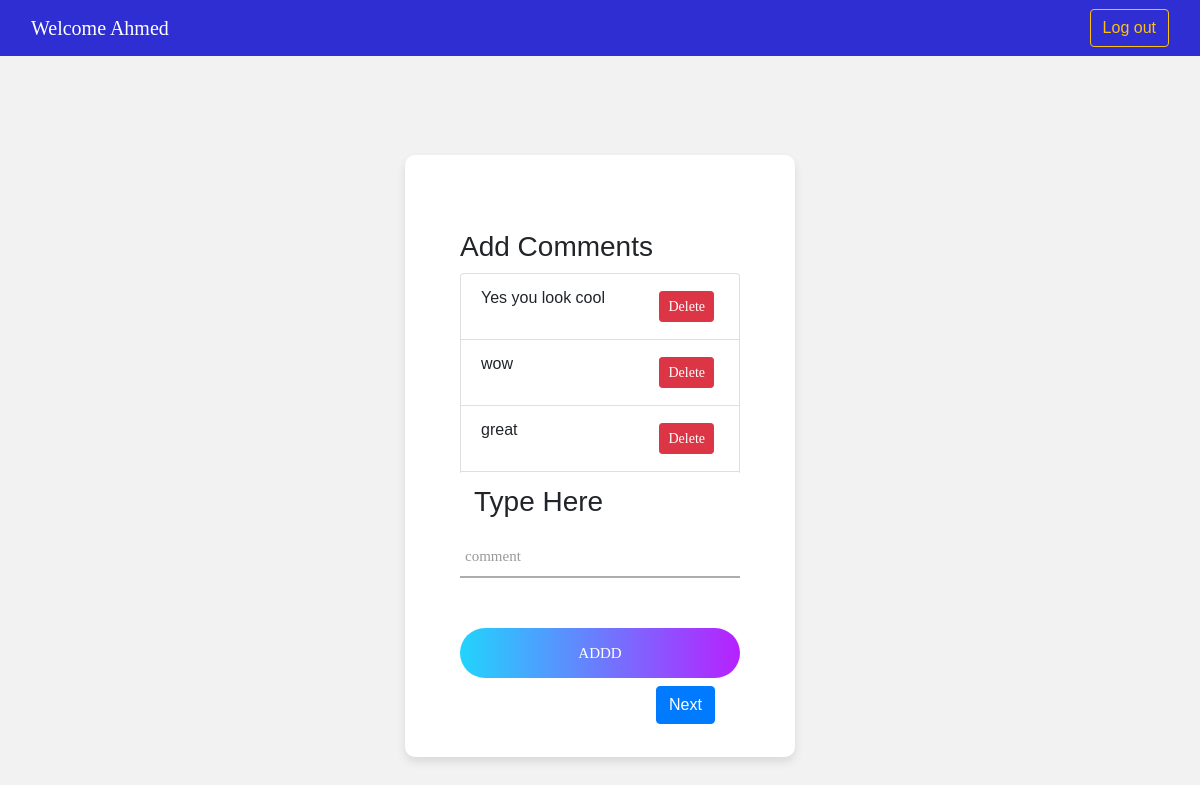
The app's page /comment.html/ (signed in) with its own data.
### insta/models.py (models this page shows)
class Comments(models.Model):
    user_email = models.CharField(max_length=100,default="None" )
    comment = models.CharField(max_length=200,default=None )

### insta/views.py (the view, shortened to what this page needs)
# urls.py: path('comment.html/',views.save_commentt,name="save_commentt"),
def save_commentt(request):
   return comment_view(request)

### insta/views.py (called while the page is built)
@login_required(login_url='/')
def comment_view(request):
   obj=Comments.objects.filter(user_email=request.user).all().values()
   return render(request,'comment.html',{'comments':list(obj)})

### insta/templates/comment.html (shortened to what this page needs)
<!DOCTYPE html>
<html lang="en">
<head>
	<link rel="stylesheet" type="text/css" href="../static/vendor/bootstrap/css/bootstrap.min.css">
	<link rel="stylesheet" type="text/css" href="../static/fonts/font-awesome-4.7.0/css/font-awesome.min.css">
	<link rel="stylesheet" type="text/css" href="../static/fonts/iconic/css/material-design-iconic-font.min.css">
	<link rel="stylesheet" type="text/css" href="../static/vendor/animate/animate.css">
	<link rel="stylesheet" type="text/css" href="../static/vendor/css-hamburgers/hamburgers.min.css">
	<link rel="stylesheet" type="text/css" href="../static/vendor/animsition/css/animsition.min.css">
	<link rel="stylesheet" type="text/css" href="../static/vendor/select2/select2.min.css">
	<link rel="stylesheet" type="text/css" href="../static/vendor/daterangepicker/daterangepicker.css">
	<link rel="stylesheet" type="text/css" href="../static/css/util.css">
	<link rel="stylesheet" type="text/css" href="../static/css/main.css">
</head>
<body>
	<nav class="navbar">
		<div class="container-fluid">
			<p class="navbar-brand">
				Welcome Ahmed
			</p>
			<li>
				<form action=" {%url 'logout_user'%} " method="post">
						<button  class="btn btn-outline-warning" type="Submit">Log out</button>
					</form>
			</li>
		</div>
	</nav>
	<div class="limiter">
		<div class="container-login100">
			<div class="wrap-login100">
				<form class="login100-form validate-form" action=" {%url 'save_commentt'%} " method="post">
                    <h3>Add Comments</h3>
                    <div>
                        <ul style="margin-top: 10px;margin-bottom:10px;height: 200px; overflow: auto" class="list-group">
							{% for comment in comments %}
                            	<li class="list-group-item">{{ comment.comment }}
									<a style="float:right; margin:5px; color: white;" href="/comment.html/{{comment.comment}}/" class="btn btn-danger btn-sm" >Delete</a>
								</li>
							{% endfor %}
						</ul>
					</div>
                        <h3 style="margin: 14px;">Type Here</h3>
                    <div class="wrap-input100 " >
						<input class="input100" type="text" name="comment">
						<span class="focus-input100" data-placeholder="comment"></span>
					</div>
					<div class="container-login100-form-btn">
						<div class="wrap-login100-form-btn">
							<div class="login100-form-bgbtn"></div>
							<button class="login100-form-btn" type="submit">Addd</button>
						</div>
					</div>
                    <button style="margin-left:70%; margin-top: 8px;" type="button" class="btn btn-primary" onclick="location.href='{% url 'status' %}'">Next</button>
				</form>
			</div>
		</div>
	</div>
</body>
</html>

### insta/static/css/main.css (style rules this page uses)
* { margin: 0px; padding: 0px; box-sizing: border-box; }
body, html { height: 100%; font-family: Poppins-Regular, sans-serif; }
a { font-family: Poppins-Regular; font-size: 14px; line-height: 1.7; color: #666666; margin: 0px; transition: all 0.4s; -webkit-transition: all 0.4s; -o-transition: all 0.4s; -moz-transition: all 0.4s; }
h1,h2,h3,h4,h5,h6 { margin: 0px; }
p { font-family: Poppins-Regular; font-size: 14px; line-height: 1.7; color: #666666; margin: 0px; }
ul, li { margin: 0px; list-style-type: none; }
input { outline: none; border: none; }
button { outline: none !important; border: none; background: transparent; }
.limiter { width: 100%; margin: 0 auto; }
.navbar-brand { color:#fff; }
.navbar { font-family: sans-serif; background:rgb(46, 46, 210); }
.container-login100 { width: 100%; min-height: 100vh; display: -webkit-box; display: -webkit-flex; display: -moz-box; display: -ms-flexbox; display: flex; flex-wrap: wrap; justify-content: center; align-items: center; padding: 15px; background: #f2f2f2; }
.wrap-login100 { width: 390px; background: #fff; border-radius: 10px; overflow: hidden; padding: 77px 55px 33px 55px; box-shadow: 0 5px 10px 0px rgba(0, 0, 0, 0.1); -moz-box-shadow: 0 5px 10px 0px rgba(0, 0, 0, 0.1); -webkit-box-shadow: 0 5px 10px 0px rgba(0, 0, 0, 0.1); -o-box-shadow: 0 5px 10px 0px rgba(0, 0, 0, 0.1); -ms-box-shadow: 0 5px 10px 0px rgba(0, 0, 0, 0.1); }
.login100-form { width: 100%; }
.wrap-input100 { width: 100%; position: relative; border-bottom: 2px solid #adadad; margin-bottom: 37px; }
.input100 { font-family: Poppins-Regular; font-size: 15px; color: #555555; line-height: 1.2; display: block; width: 100%; height: 45px; background: transparent; padding: 0 5px; }
.focus-input100 { position: absolute; display: block; width: 100%; height: 100%; top: 0; left: 0; pointer-events: none; }
.focus-input100::before { content: ""; display: block; position: absolute; bottom: -2px; left: 0; width: 0; height: 2px; -webkit-transition: all 0.4s; -o-transition: all 0.4s; -moz-transition: all 0.4s; transition: all 0.4s; background: #6a7dfe; background: -webkit-linear-gradient(left, #21d4fd, #b721ff); background: -o-linear-gradient(left, #21d4fd, #b721ff); background: -moz-linear-gradient(left, #21d4fd, #b721ff); background: linear-gradient(left, #21d4fd, #b721ff); }
.focus-input100::after { font-family: Poppins-Regular; font-size: 15px; color: #999999; line-height: 1.2; content: attr(data-placeholder); display: block; width: 100%; position: absolute; top: 16px; left: 0px; padding-left: 5px; -webkit-transition: all 0.4s; -o-transition: all 0.4s; -moz-transition: all 0.4s; transition: all 0.4s; }
.container-login100-form-btn { display: -webkit-box; display: -webkit-flex; display: -moz-box; display: -ms-flexbox; display: flex; flex-wrap: wrap; justify-content: center; padding-top: 13px; }
.wrap-login100-form-btn { width: 100%; display: block; position: relative; z-index: 1; border-radius: 25px; overflow: hidden; margin: 0 auto; }
.login100-form-bgbtn { position: absolute; z-index: -1; width: 300%; height: 100%; background: #a64bf4; background: -webkit-linear-gradient(right, #21d4fd, #b721ff, #21d4fd, #b721ff); background: -o-linear-gradient(right, #21d4fd, #b721ff, #21d4fd, #b721ff); background: -moz-linear-gradient(right, #21d4fd, #b721ff, #21d4fd, #b721ff); background: linear-gradient(right, #21d4fd, #b721ff, #21d4fd, #b721ff); top: 0; left: -100%; -webkit-transition: all 0.4s; -o-transition: all 0.4s; -moz-transition: all 0.4s; transition: all 0.4s; }
.login100-form-btn { font-family: Poppins-Medium; font-size: 15px; color: #fff; line-height: 1.2; text-transform: uppercase; display: -webkit-box; display: -webkit-flex; display: -moz-box; display: -ms-flexbox; display: flex; justify-content: center; align-items: center; padding: 0 20px; width: 100%; height: 50px; }

### records on screen
Comments: comment "Yes you look cool"
Comments: comment "wow"
Comments: comment "great"
